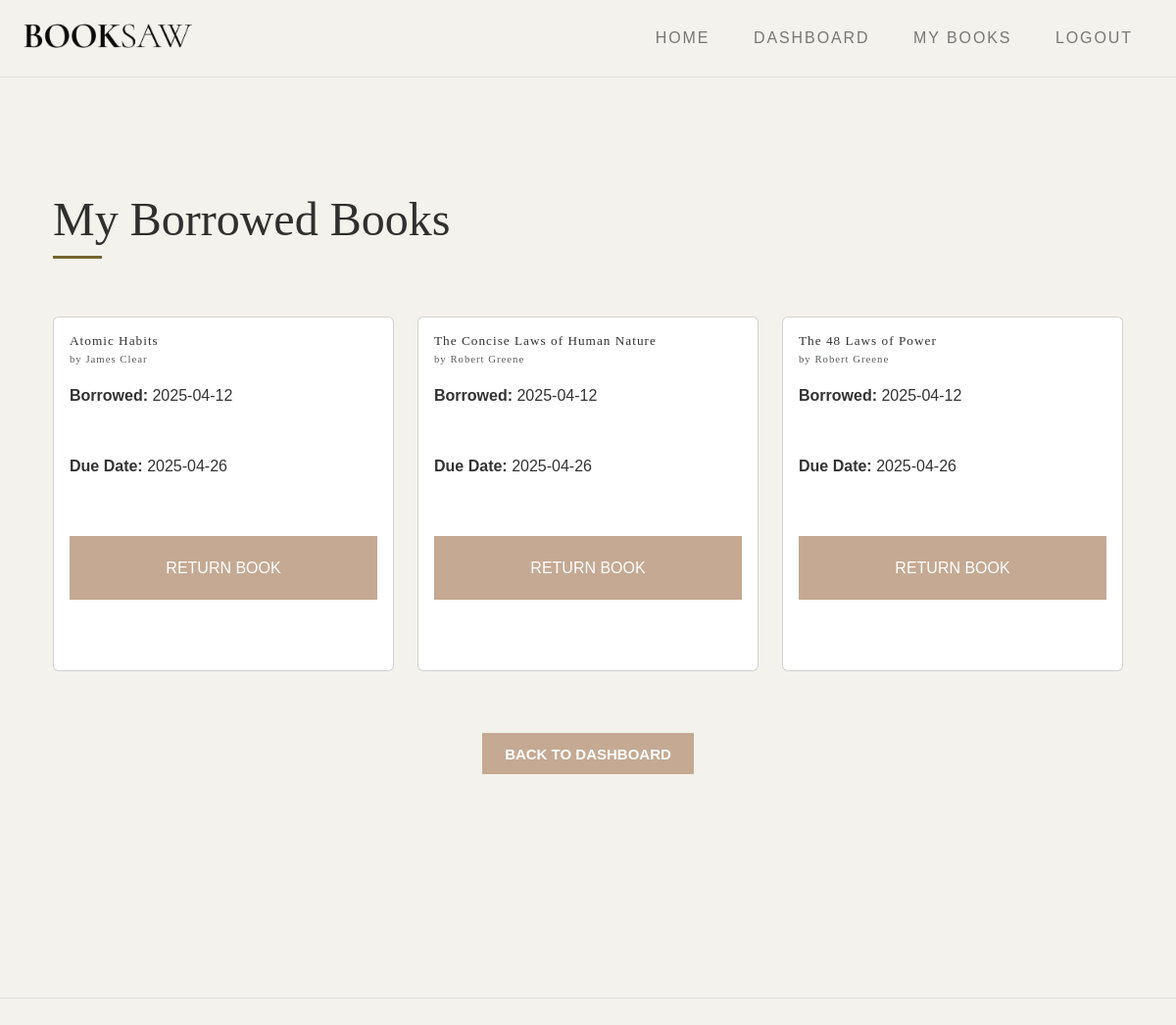
Screenshot of /my_books (signed in) with the database file from the repository.
### app.py (models this page shows)
class BorrowedBook(db.Model):
    id = db.Column(db.Integer, primary_key=True)
    user_id = db.Column(db.Integer, db.ForeignKey('user.id'), nullable=False)
    book_id = db.Column(db.Integer, db.ForeignKey('book.id'), nullable=False)
    borrowed_at = db.Column(db.DateTime, default=datetime.utcnow)
    due_date = db.Column(db.DateTime)  # New field for due date
    user = db.relationship('User', back_populates='borrowed_books')
    book = db.relationship('Book', back_populates='borrowed_by')

class Book(db.Model):
    id = db.Column(db.Integer, primary_key=True)
    title = db.Column(db.String(120), nullable=False)
    description = db.Column(db.Text, nullable=True)
    quantity = db.Column(db.Integer, default=1)
    borrowed = db.Column(db.Integer, default=0)
    author_id = db.Column(db.Integer, db.ForeignKey('author.id'), nullable=False)
    image_filename = db.Column(db.String(255))  # New field for image filename
    borrowed_by = db.relationship('BorrowedBook', back_populates='book', lazy=True)

class Author(db.Model):
    id = db.Column(db.Integer, primary_key=True)
    name = db.Column(db.String(120), nullable=False)
    bio = db.Column(db.Text, nullable=True)
    books = db.relationship('Book', backref='author', lazy=True)

### app.py (the view)
@app.route('/my_books')
@login_required
def my_books():
    borrowed_books = BorrowedBook.query.filter_by(user_id=current_user.id).all()
    current_time = datetime.utcnow()
    return render_template('my_books.html', borrowed_books=borrowed_books, current_time=current_time)

### app.py (called while the page is built)
@login_manager.user_loader
def load_user(user_id):
    return User.query.get(int(user_id))

### templates/my_books.html (shortened to what this page needs)
{% extends "base.html" %}
{% block content %}
<section class="py-5 my-5">
    <div class="container">
        <h2 class="section-title divider">My Borrowed Books</h2>
        {% if borrowed_books %}
        <div class="row">
            {% for borrowed_book in borrowed_books %}
            <div class="col-md-4 mb-4">
                <div class="card">
                    <div class="card-body">
                        <h5 class="card-title">{{ borrowed_book.book.title }}</h5>
                        <h6 class="card-subtitle mb-2 text-muted">by {{ borrowed_book.book.author.name }}</h6>
                        <div class="book-info mt-3">
                            <p><strong>Borrowed:</strong> {{ borrowed_book.borrowed_at.strftime('%Y-%m-%d') }}</p>
                            <p><strong>Due Date:</strong> {{ borrowed_book.due_date.strftime('%Y-%m-%d') }}</p>
                        </div>
                        <form action="{{ url_for('return_book', book_id=borrowed_book.book.id) }}" method="POST">
                            <button type="submit" class="btn btn-primary w-100">Return Book</button>
                        </form>
                    </div>
                </div>
            </div>
            {% endfor %}
        </div>
        {% else %}
        <div class="alert alert-info">
            You have not borrowed any books.
        </div>
        {% endif %}
        <div class="text-center mt-4">
            <a href="{{ url_for('dashboard') }}" class="btn btn-secondary">Back to Dashboard</a>
        </div>
    </div>
</section>
{% endblock %}

### rows the page displays
BorrowedBook: book "Atomic Habits", book.author.name "James Clear", borrowed_at "2025-04-12", due_date "2025-04-26"
BorrowedBook: book "The Concise Laws of Human Nature", book.author.name "Robert Greene", borrowed_at "2025-04-12", due_date "2025-04-26"
BorrowedBook: book "The 48 Laws of Power", book.author.name "Robert Greene", borrowed_at "2025-04-12", due_date "2025-04-26"
